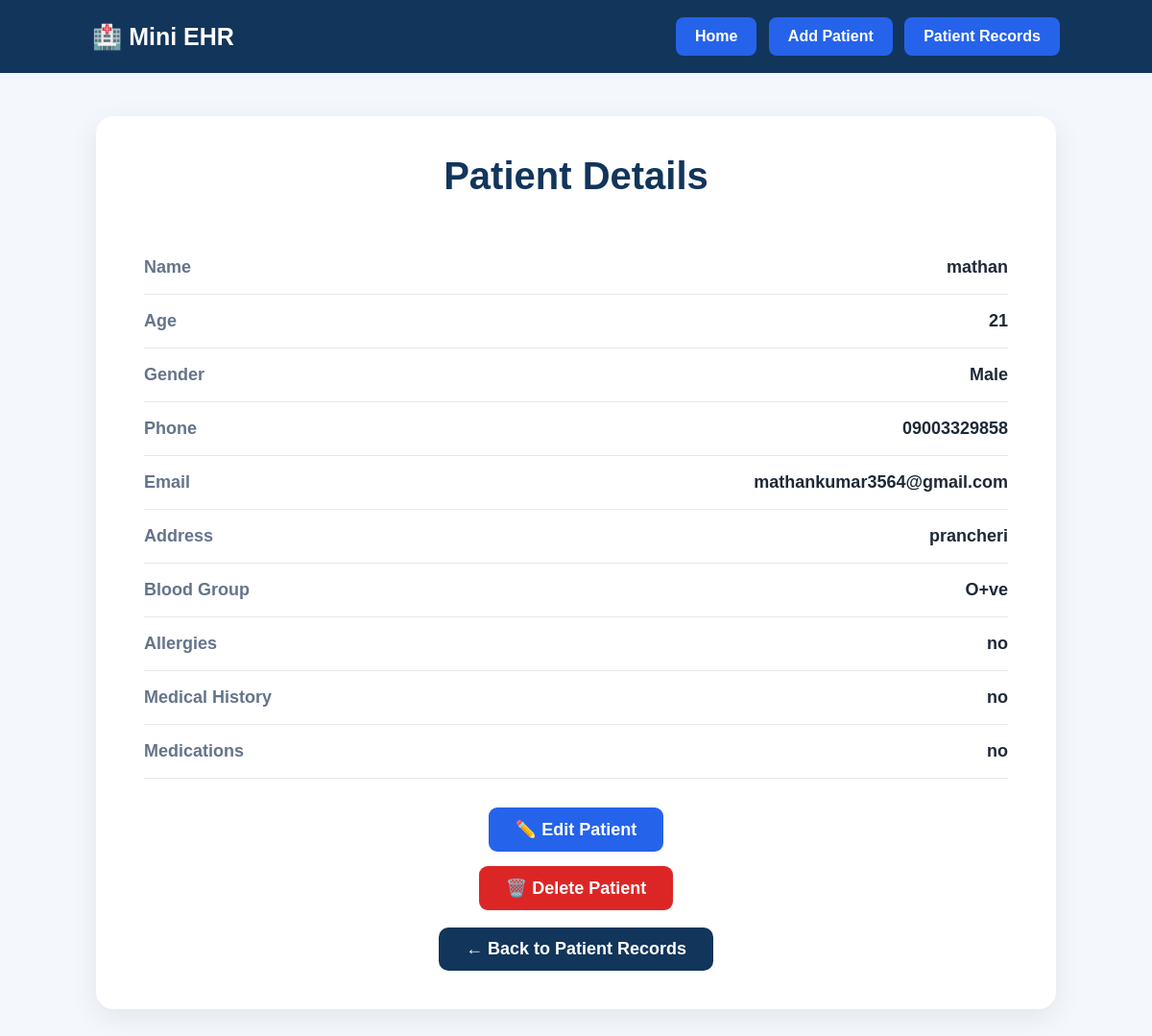
The page /patients/7/ (signed in) on the database its author committed.
### Patients/models.py (models this page shows, shortened)
class Patient(models.Model):
    GENDER_CHOICES = [
        ('Male', 'Male'),
        ('Female', 'Female'),
        ('Other', 'Other'),
    ]
    name = models.CharField(max_length=100)
    age = models.IntegerField()
    gender = models.CharField(max_length=10, choices=GENDER_CHOICES)
    phone = models.CharField(max_length=15)
    email = models.EmailField()
    address = models.TextField()
    blood_group = models.CharField(max_length=5)
    allergies = models.TextField(blank=True)
    medical_history = models.TextField(blank=True)
    medications = models.TextField(blank=True)
    created_at = models.DateTimeField(auto_now_add=True)

### Patients/views.py (the view)
# urls.py: path("patients/<int:id>/", views.patient_detail, name="patient_detail"),
@login_required
def patient_detail(request, id):
    patient = get_object_or_404(Patient, id=id)
    return render(
        request,
        'Patients/patient_detail.html',
        {'patient': patient}
    )

### Patients/templates/Patients/patient_detail.html (shortened to what this page needs)
{% load static %}
<!DOCTYPE html>
<html>
<head>
    <link rel="stylesheet"
          href="{% static 'Patients/patient_detail.css' %}">
</head>
<body>
    <div class="navbar">
        <div class="logo">
            🏥 Mini EHR
        </div>
        <div>
            <a href="{% url 'home' %}" class="nav-btn">
                Home
            </a>
            <a href="{% url 'add_patient' %}" class="nav-btn">
                Add Patient
            </a>
            <a href="{% url 'patient_list' %}" class="nav-btn">
                Patient Records
            </a>
        </div>
    </div>
    <div class="container">
        <div class="patient-card">
            <h1>Patient Details</h1>
            <div class="detail-row">
                <span>Name</span>
                <strong>{{ patient.name }}</strong>
            </div>
            <div class="detail-row">
                <span>Age</span>
                <strong>{{ patient.age }}</strong>
            </div>
            <div class="detail-row">
                <span>Gender</span>
                <strong>{{ patient.gender }}</strong>
            </div>
            <div class="detail-row">
                <span>Phone</span>
                <strong>{{ patient.phone }}</strong>
            </div>
            <div class="detail-row">
                <span>Email</span>
                <strong>{{ patient.email }}</strong>
            </div>
            <div class="detail-row">
                <span>Address</span>
                <strong>{{ patient.address }}</strong>
            </div>
            <div class="detail-row">
                <span>Blood Group</span>
                <strong>{{ patient.blood_group }}</strong>
            </div>
            <div class="detail-row">
                <span>Allergies</span>
                <strong>{{ patient.allergies }}</strong>
            </div>
            <div class="detail-row">
                <span>Medical History</span>
                <strong>{{ patient.medical_history }}</strong>
            </div>
            <div class="detail-row">
                <span>Medications</span>
                <strong>{{ patient.medications }}</strong>
            </div>
            <a href="{% url 'edit_patient' patient.id %}" class="edit-btn">
                ✏️ Edit Patient
            </a>
            <a href="{% url 'delete_patient' patient.id %}" class="delete-btn">
                🗑️ Delete Patient
            </a>
            <a href="{% url 'patient_list' %}" class="back-btn">
                ← Back to Patient Records
            </a>
        </div>
    </div>
</body>
</html>

### Patients/static/Patients/patient_detail.css (style rules this page uses)
body { margin: 0; font-family: Arial, sans-serif; background: #f4f7fb; color: #1f2937; }
.navbar { background: #12355b; padding: 18px 8%; display: flex; justify-content: space-between; align-items: center; }
.logo { color: white; font-size: 25px; font-weight: bold; }
.nav-btn { display: inline-block; background: #2563eb; color: white; text-decoration: none; padding: 11px 20px; border-radius: 8px; margin-left: 8px; font-weight: bold; }
.container { width: 90%; max-width: 1000px; margin: 45px auto; }
.patient-card { background: white; padding: 40px 50px; border-radius: 18px; box-shadow: 0 8px 30px rgba(0, 0, 0, 0.08); }
.patient-card h1 { text-align: center; color: #12355b; font-size: 40px; margin: 0 0 45px; }
.detail-row { display: flex; justify-content: space-between; align-items: center; padding: 17px 0; border-bottom: 1px solid #e5e7eb; }
.detail-row span { color: #64748b; font-size: 18px; font-weight: bold; }
.detail-row strong { color: #1f2937; font-size: 18px; text-align: right; max-width: 65%; }
.edit-btn { display: block; width: fit-content; margin: 30px auto 0; padding: 12px 28px; background: #2563eb; color: white; border-radius: 9px; text-decoration: none; font-size: 18px; font-weight: bold; }
.delete-btn { display: block; width: fit-content; margin: 15px auto 0; padding: 12px 28px; background: #dc2626; color: white; border-radius: 9px; text-decoration: none; font-size: 18px; font-weight: bold; }
.back-btn { display: block; width: fit-content; margin: 18px auto 0; padding: 12px 28px; background: #12355b; color: white; border-radius: 10px; text-decoration: none; font-size: 18px; font-weight: bold; }

### rows shown on the page
Patient: name "mathan", age "21", gender "Male", phone "09003329858", email "mathankumar3564@gmail.com", address "prancheri", blood_group "O+ve", allergies "no", medical_history "no", medications "no"
